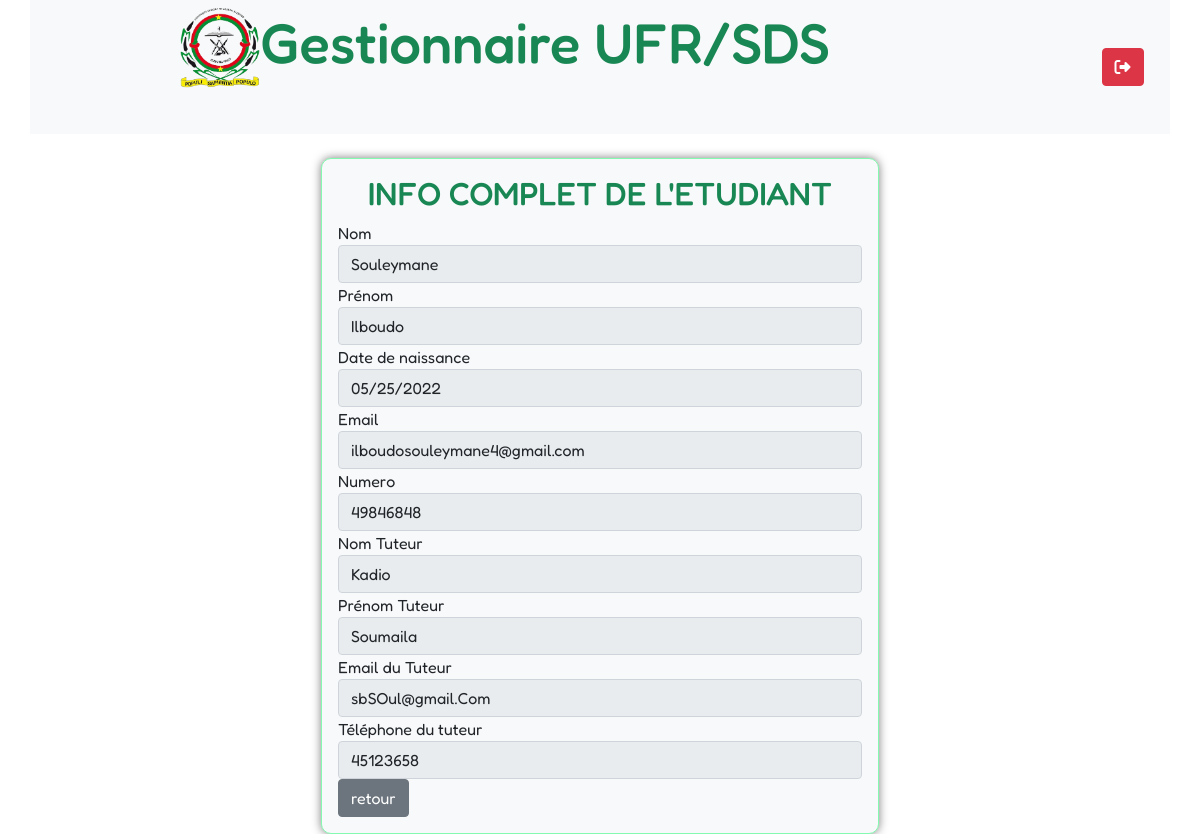
Screenshot of /view/info.php?id=49846848 (signed in) with the database file from the repository.
### tables this page shows
CREATE TABLE `Etudiant` (
  `nom` varchar(100) DEFAULT NULL,
  `prenom` varchar(100) DEFAULT NULL,
  `date_naiss` date DEFAULT NULL,
  `email` varchar(100) DEFAULT NULL,
  `numero` varchar(100) NOT NULL,
  `idTuteur` varchar(100) DEFAULT NULL
);

CREATE TABLE `Tuteur` (
  `nom` varchar(100) NOT NULL,
  `prenom` varchar(100) DEFAULT NULL,
  `numero` varchar(100) NOT NULL,
  `email` varchar(200) DEFAULT NULL
);

### view/info.php (the view, shortened to what this page needs)
<!DOCTYPE html>
<html lang="en">
  <head>
    <link rel="stylesheet" href="../styles/style.css" />
    <link rel="stylesheet" href="../assets/bootstrap5/css/bootstrap.min.css" />
    <link rel="stylesheet" href="../assets/jquery.dataTables.min.css" />
    <link
      rel="stylesheet"
      href="https://cdnjs.cloudflare.com/ajax/libs/font-awesome/6.1.1/css/all.min.css"
    />
  </head>
  <body class="container">
  <nav class="navbar row text-center bg-light h-10 mb-4">
      <div class="col-10">
        <a class="navbar-brand d-inline" href="#">
          <h1
            class=" text-success bg-light "
            style="font-size: 3.5rem"
          >
            <img
              src="../assets/img/logo.png"
              alt=""
              style="height: 5rem"
              class="d-inline-block align-text-top"
            />Gestionnaire UFR/SDS
          </h1>
        </a>
      </div>
      <div class="col-1 bg-light">
        <a href="../Controller/logout.php" class="btn btn-danger">
          <i class="fas fa-sign-out-alt"></i>
        </a>
      </div>
    </nav>
<?php
 include "../Controller/con_conf.php";
    $id = $_GET['id'];
    $sql = "SELECT * FROM Etudiant INNER JOIN Tuteur ON Etudiant.idTuteur = Tuteur.numero WHERE Etudiant.numero = ?";
    $stmt = $bdd->prepare($sql);
    $stmt->execute([$id]);
    $etudiant = $stmt->fetch();
    if($etudiant){
        echo "
        <div class='form bg-light col-md-6 p-3 offset-3'>
        <h2 class='text-center text-success'>INFO COMPLET DE L'ETUDIANT</h2>
        <form action='../Controller/update.php' method='POST'>
        <input type='hidden' name='id' value='$id'>
        <div class='form-group'>
        <label for='nom'>Nom</label>
        <input type='text' name='nom' id='nom' class='form-control'  disabled='disabled' value='$etudiant[0]' required>
        </div>
        <div class='form-group'>
        <label for='prenom'>Prénom</label>
        <input type='text' name='prenom' id='prenom' class='form-control'  disabled='disabled' value='$etudiant[1]' required>
        </div>
        <div class='form-group'>
        <label for='ddn'>Date de naissance</label>
        <input type='date' name='ddn' id='ddn' class='form-control'  disabled='disabled' value='$etudiant[2]' required>
        </div>
        <div class='form-group'>
        <label for='telephone'>Email</label>
        <input type='email' name='email' id='email' class='form-control'  disabled='disabled' value='$etudiant[3]' required>
        </div>
        <div class='form-group'>
        <label for='adresse'>Numero</label>
        <input type='text' name='numero' id='adresse'  disabled='disabled' class='form-control' value='$etudiant[4]' required>
        </div>
        <div class='form-group'>
        <label for='nom'>Nom Tuteur</label>
        <input type='text' name='nomTuteur'  disabled='disabled' id='nom' class='form-control' value='$etudiant[nom]' required>
        </div>
        <div class='form-group'>
        <label for='prenom'>Prénom Tuteur</label>
        <input type='text' name='prenomTuteur'  disabled='disabled'  id='prenom' class='form-control' value='$etudiant[prenom]' required>
        </div>
        <div class='form-group'>
        <label for='ddn'>Email du Tuteur</label>
        <input type='email' name='ddnTuteur'  disabled='disabled'  id='ddn' class='form-control' value='$etudiant[email]' required>
        </div>
        <div class='form-group'>
        <label for='telephone'>Téléphone du tuteur</label>
        <input type='text' name='telephoneTuteur'  disabled='disabled id='telephone' class='form-control' value='$etudiant[numero]' required>
        </div>
        <div class='form-group justify-content-center'>
        <a  href='Liste.php' class='btn btn-secondary' > retour</a>
        </div>
        </form>";
    }
?>

### styles/style.css (style rules this page uses)
* { margin: 0; padding: 0; font-family: "Fredoka", sans-serif; }
.form { border-radius: 10px; box-shadow: 0px 0px 10px 0px rgba(0, 0, 0, 0.5); border: 1px solid #84fab0; }

### rows the page displays
etudiant: nom "Souleymane", prenom "Ilboudo", ddn "05/25/2022", email "ilboudosouleymane4@gmail.com", numero "49846848", nomTuteur "Kadio", prenomTuteur "Soumaila", ddnTuteur "sbSOul@gmail.Com", telephoneTuteur "45123658"
